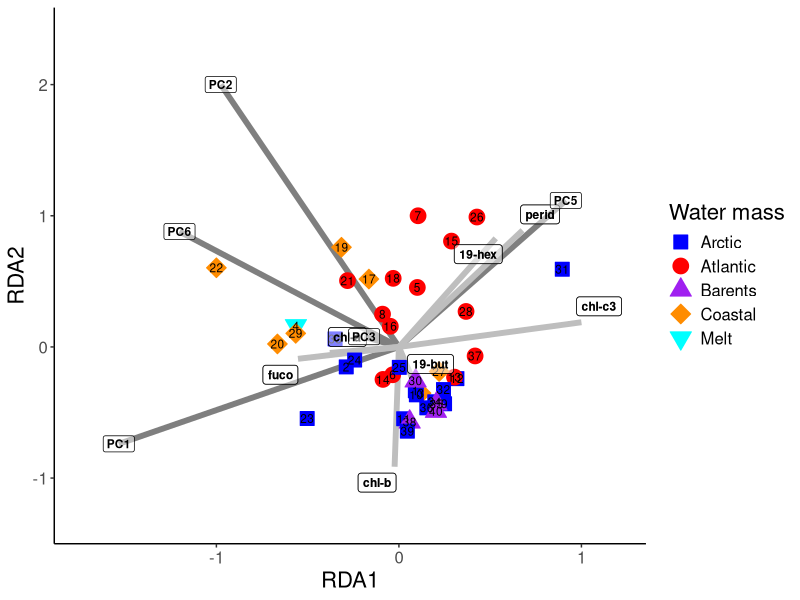
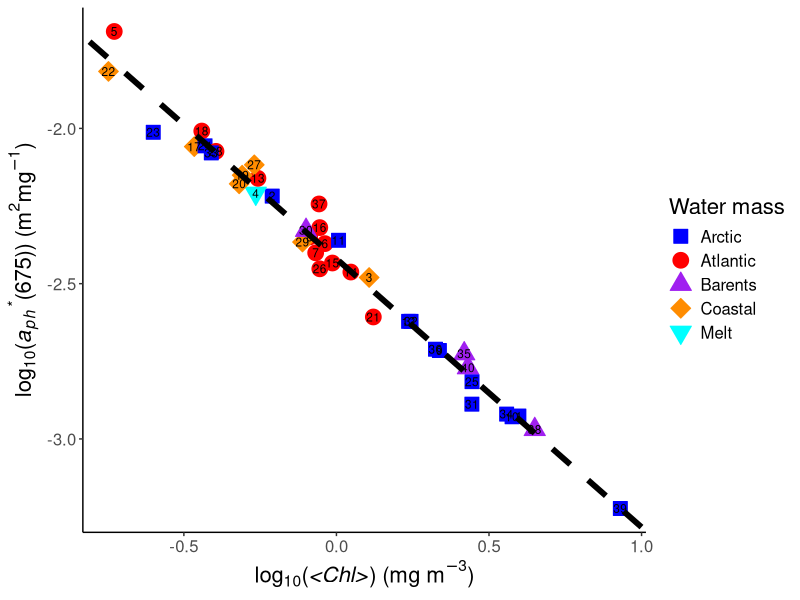
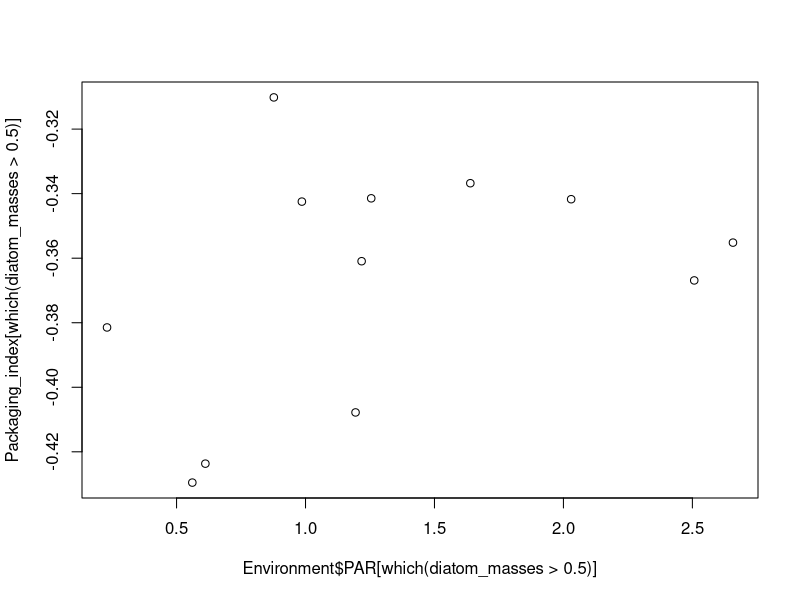
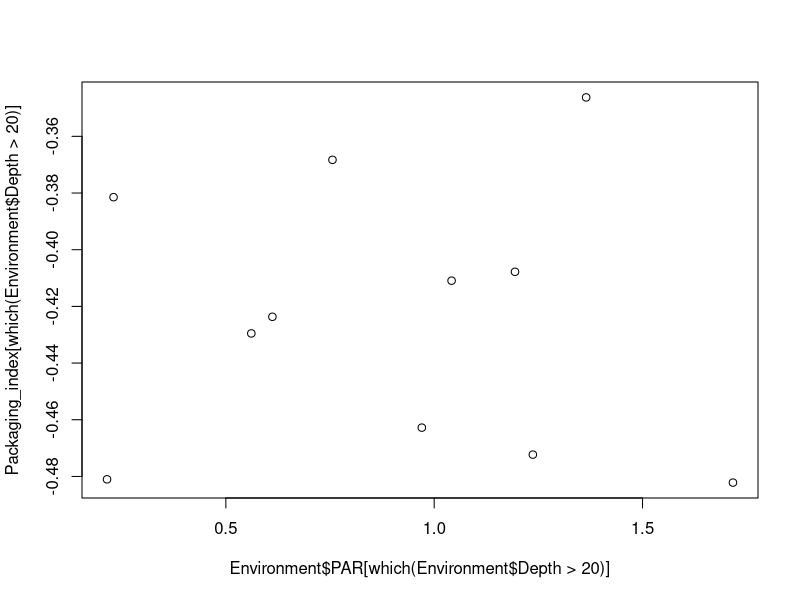
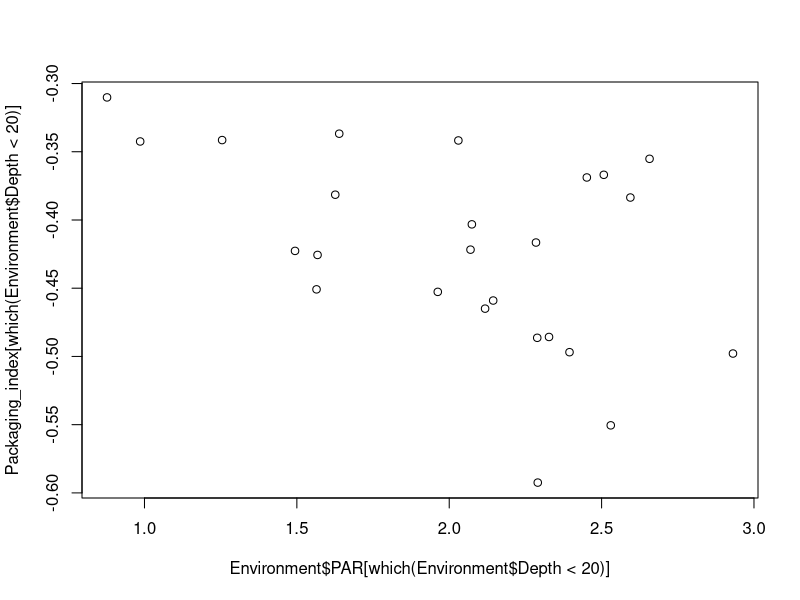
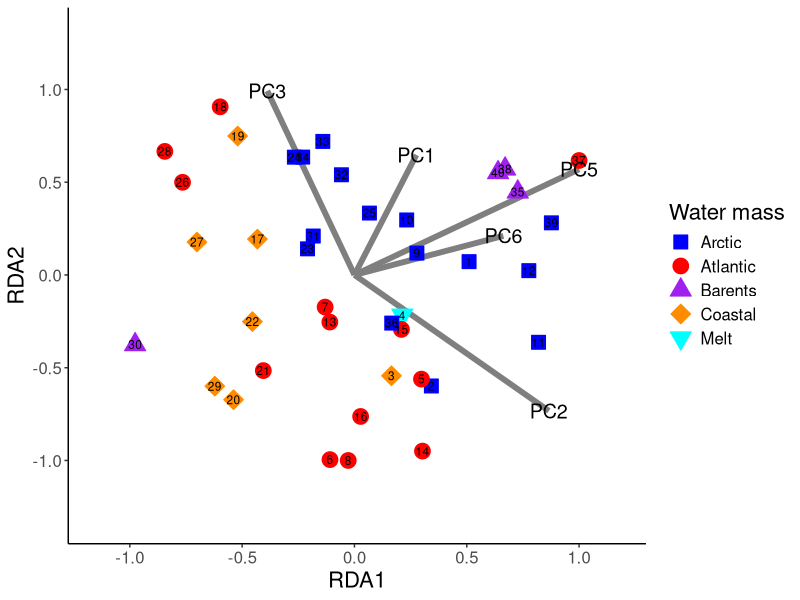
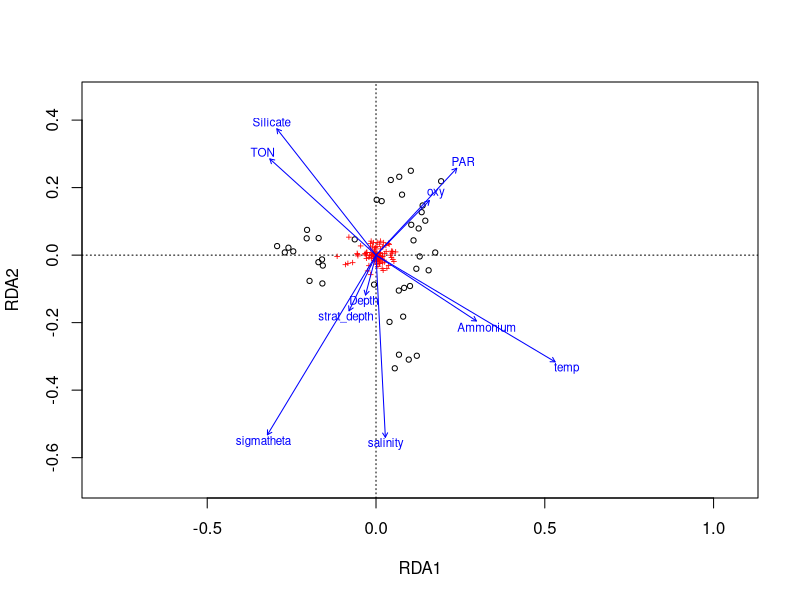
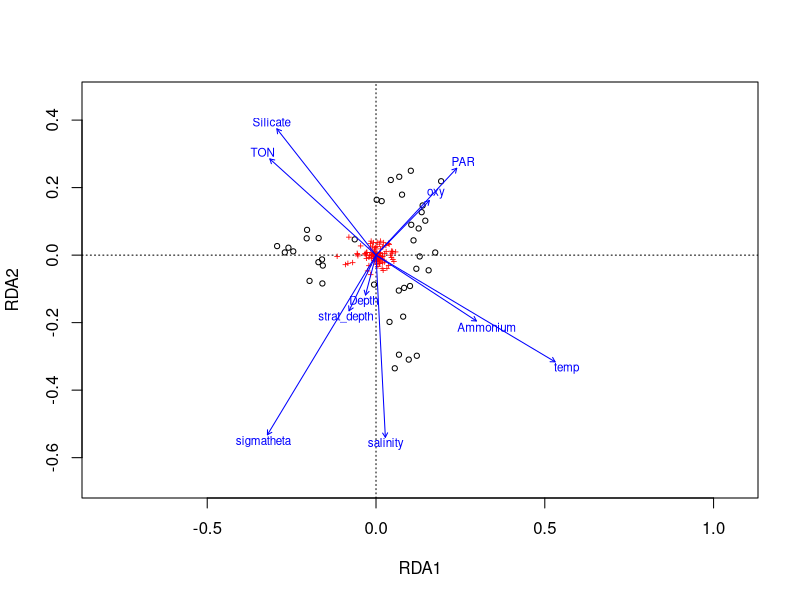

Here is the R script that generated these plots, in order:
# This script conducts statistical analyses in response to the 
# first round of reviewer comments from Reviewer 2
# for the manuscript ID: 860773

setwd('D:/Documents/Final_nutrients_sian')
# You will need to set the path to the location
# that you saved the following files
# 'Biomasses_40.csv'
# 'Environment_40.csv'
# 'Absorption_spectra_40.csv'
# 'Cell_counts_40.csv'
# 'Pigments_40.csv'
# If you do not have a package, run the code 'install.packages('package name')'

library('vegan')
# Code for multivariate statistical analyses
library(ggplot2)
# Plotting package
library(reshape2)
# Data tidying
library(cowplot)
# Extracting plot elements
library(ggpubr)
# Combine subplots

Biomasses<-read.csv('Biomasses_40.csv')
Environment<-read.csv('Environment_40.csv')
Absorption_spectra<-read.csv('Absorption_spectra_40.csv')
Cell_counts<-read.csv('Cell_counts_40.csv')
Pigments<-read.csv('Pigments_40.csv')
# Load the requisite datasets

Absorption_data<-Absorption_spectra[,5:355]/rowSums(Absorption_spectra[,5:355])
# Normalise to integral
Cell_data<- cbind(log10(Cell_counts[,5:110]+1),log10((Cell_counts[,111:114]*1000)+1))
Cell_data<-Cell_data/rowSums(Cell_data)
# Log10 + 1 transform, then normalise to integral
Pigment_data<-Pigments[,5:32]/rowSums(Pigments[,5:32])
# Normalise to integral

explan<-prcomp(Environment[,-c(11:14)],scale=T) 
# PCA decomposition

# Point 1
# What fraction of total variance do Redundancy Analyses explain?

cell_rda<-rda( Cell_data ~ . ,as.data.frame(explan$x))
optics_rda<-rda( Absorption_data ~ . ,as.data.frame(explan$x))
pigment_rda<-rda( Pigment_data ~ . ,as.data.frame(explan$x))
# Run analyses

cell_rda ; optics_rda ; pigment_rda 
# The total constrained variance is reported in each summmary

# Point 2
# What proportion of environmental variance is explained in each PC-axes
# in the PCA decomposition?

summary(explan) 
# Axial variances are reported in this summary

explan$rotation
# The PC-loadings can be viewed to reveal the meaning of individual axes

# Point 3
# Do the results for the analyses derived from pigment ratios change 
# if the pigments are normalised by their variances?

Scaled_Pigment_data<-Pigment_data
for(i in 1:(dim(Pigment_data)[2]) ){
Scaled_Pigment_data[,i]<-(Pigment_data[,i]/sd(Pigment_data[,i]))-mean(Pigment_data[,i])
}
# Perform variance normalisation

Scaled_Pigment_data<-Scaled_Pigment_data[,-5]
# Remove pigments that are invariant ahead of analysis


pigment_rda_scaled<-rda( Scaled_Pigment_data[,-5] ~ . ,as.data.frame(explan$x))
# Perform analysis

pigment_rda_scaled 
# Inspect summary of results

# Let us produce a plot of the RDA space

hydrog_vector<-rep('Barents',dim(Environment)[1] )
hydrog_vector[which(Environment$temp <0 & Environment$salinity <34.8)]<- 'Arctic' #Arw
hydrog_vector[which(Environment$temp >0 & Environment$temp <3 & Environment$salinity <34.8)]<- 'Melt' #Mw
hydrog_vector[which(Environment$temp >3 & Environment$salinity <34.8)]<- 'Coastal' #Cw
hydrog_vector[which(Environment$temp >3 & Environment$salinity >34.8)]<- 'Atlantic' #AtW
# Define a vector of the Watermass classifications of each sample

d2<-as.data.frame(cbind(scores(pigment_rda_scaled,display='sites'),
hydrog_vector))
d2[,1:2]<-as.matrix(sapply(d2[,1:2], as.character ))  
d2[,1:2]<-as.matrix(sapply(d2[,1:2], as.numeric ))  
d2[,1]<-d2[,1]/max(abs(d2[,1]))
d2[,2]<-d2[,2]/max(abs(d2[,2]))
colnames(d2)[3]<-'Watermass'

pigment_segments<-as.data.frame(cbind(rep(0,dim(Environment)[2]-4),rep(0,dim(Environment)[2]-4),
summary(pigment_rda_scaled)$biplot[,1],summary(pigment_rda_scaled)$biplot[,2]))/max(abs(summary(pigment_rda_scaled)$biplot))

pigment_segments<-pigment_segments/max(abs(pigment_segments))

pigment_var<-c(1,2,3,5,6)

#pigment_picks<-c(25,8,13,24,1,7,6)
pigment_picks<-c(24,7,11,23,1,6,5)
pigment_names<-c('chl-a','fuco','19-hex','chl-b','chl-c3','19-but','perid')

dpigments<-as.data.frame(cbind(rep(0,length(pigment_picks)),rep(0,length(pigment_picks)),
scores(pigment_rda_scaled,display='species')[pigment_picks,1],scores(pigment_rda_scaled,display='species')[pigment_picks,2])/ (max(abs(scores(pigment_rda_scaled,display='species')[pigment_picks,]))*1.2) )

dpigments<-dpigments/max(abs(dpigments))

library(ggrepel)
ggplot(data=d2,aes(x=RDA1,y=RDA2,col=Watermass))+
scale_x_continuous(expand = c(0.1, 0.1)) + scale_y_continuous(expand = c(0.15, 0.15))+
geom_segment(data=pigment_segments[pigment_var,]*2,aes(x=V1,y=V2,xend=V3,yend=V4),size=2,
alpha=1,color='gray50')+
geom_segment(data=dpigments,aes(x=V1,y=V2,xend=V3,yend=V4),size=2,
alpha=1,color='grey')+
geom_point(aes(shape=Watermass,col=Watermass,fill=Watermass),size=5,alpha=1)+
#scale_colour_manual("Watermass", values = c("Arctic" = "blue", "Atlantic" = "red", "Barents" = 'purple', "Coastal" = 'darkorange', "Melt" = 'cyan'))+
#scale_shape_manual("Watermass", values = c("Arctic" = 15, "Atlantic" = 16, "Barents" = 17, "Coastal" = 18, "Melt" = 19))+
scale_fill_manual("Water mass", values = c("Arctic" = "blue", "Atlantic" = "red", "Barents" = 'purple', "Coastal" = 'darkorange', "Melt" = 'cyan'))+
scale_colour_manual("Water mass", values = c("Arctic" = "blue", "Atlantic" = "red", "Barents" = 'purple', "Coastal" = 'darkorange', "Melt" = 'cyan'))+
scale_shape_manual("Water mass", values = c("Arctic" = 22, "Atlantic" = 21, "Barents" = 24, "Coastal" = 23, "Melt" = 25))+
geom_text(label=c(1:40),col='black',size=3)+
geom_label_repel(seed=1234,data=dpigments,aes(x=V3,y=V4),label=pigment_names,color='black',
size=3,fontface='bold',alpha=.5)+
geom_label_repel(seed=1234,data=dpigments,aes(x=V3,y=V4),label=pigment_names,color='black',
size=3,fontface='bold',alpha=1,fill=NA)+
geom_label(data=pigment_segments[pigment_var,]*2,aes(x=V3,y=V4),label=c(rownames(pigment_segments)[pigment_var]),color='black',
size=3,fontface='bold',alpha=.5,)+
theme(legend.position='right',
axis.line.x=element_line(),
axis.text.x=element_text(size=12),
axis.title.x=element_text(size=16),
axis.text.y=element_text(size=12),
axis.title.y=element_text(size=16),
legend.title=element_text(size=16),
legend.text=element_text(size=12),
axis.line.y=element_line(),
panel.background=element_blank())

Test_axes<- colnames(explan$rotation)
Env<-explan$x

for(i in 1: (dim(Environment[,-c(11:14)])[2]) ){
	temporary_rda<-anova(rda( Scaled_Pigment_data ~Env[,i],Z=Env[,-i]))
		print( c( 'proportion of variance explained', temporary_rda$V[1]/sum(temporary_rda$V), Test_axes[i] ) )
		print( c( 'p-value', temporary_rda$"Pr(>F)" [1], Test_axes[i] ) )
}

# Pure effects indicate PC1, PC2, PC5, PC6, PC10 are significant

Pigment_term_effects<-anova(pigment_rda_scaled, by="term")
# Term-wise effects indicate PC1, PC2, PC5, PC6, PC10 are significant

Pigment_margin_effects<-anova(pigment_rda_scaled, by="margin")
# Marginal effects indicate PC1, PC2, PC5, PC6, PC10 are significant




# Point 4
# Do Redundancy Analyses predominantly explain variance in phytoplankton community composition
# that could be attributed to variations in overall biomass or in photophysiological adaptation? 

# We will first test whether pigments are a faithful representation of variation in community structure
# (as opposed to forms of photophysiological adaptation orthogonal to community structure) 
# by performing a redundancy analysis to explore whether cell count structure is explained by pigment ratios

cells_pigments<-rda(Cell_data ~., Pigment_data)
# Some 81% of variance in the cell count data is constrained by variation in pigment ratios

anova(cells_pigments,by='term')
# A term-wise effect statistic indicates that a large number of pigment species underly this explained
# structure

PPC<- Pigment_data$a_carot + Pigment_data$b_carot + Pigment_data$zeaxanthin +
Pigment_data$alloxanthin + Pigment_data$diadinoxanthin

summary(lm(PPC~Environment$PAR))
# A significant p-value is reported (0.005) and a relatively low adjusted R^ (0.17)
# Indicating variation in photosynthetically active radiation significantly explains
# at least some variance in photo protective pigments (PPC)

Pigment_data_without_PPC<- Pigments[,c(5:17,19:21,23,25:30)]/rowSums(Pigments[,c(5:17,19:21,23,25:30)])

pigment_rda_without_PPC<-rda( Pigment_data_without_PPC ~ . ,as.data.frame(explan$x))
# about 39% of variance in these pigments is constrained by the environmental data
# this is broadly similar to the 42-46% constrained by the total suite of pigments

anova(pigment_rda_without_PPC,by='term')
# Fewer axes of environmental variance are identifies as explaining variance in the pigment dataset
# when PPC is removed

cells_pigment_rda_without_PPC<-rda( Cell_data ~ . ,Pigment_data_without_PPC)
# when photoprotective pigments are removed only 69% of variance in the cell count data is explained

# What about when PAR is removed from environmental variability?

explan_without_PAR<-prcomp(Environment[,-c(9,11:14)],scale=T) 
# PCA decomposition without PAR

pigment_rda_without_PAR<-rda( Pigment_data ~ . ,as.data.frame(explan_without_PAR$x))
# 41% of variance is constrained


# Let us be thorough and also undertake variance partitioning analyses


PPC<- Pigment_data$a_carot + Pigment_data$b_carot + Pigment_data$zeaxanthin +
Pigment_data$alloxanthin + Pigment_data$diadinoxanthin

PPC_data<-Pigment_data[,c(27,28,20,18,14)]

mod <- varpart (Cell_data, PPC_data, Pigment_data_without_PPC[-which(sapply(Pigment_data_without_PPC,sd)==0)])
mod <- varpart (Cell_data, PPC_data, Pigment_data_without_PPC[-c(5,22)]) # A test eliminating co-linear pigments

mod <- varpart (Absorption_data, PPC_data, Pigment_data_without_PPC[-which(sapply(Pigment_data_without_PPC,sd)==0)])
mod <- varpart (Absorption_data, PPC_data, Pigment_data_without_PPC[-c(5,22)]) # A test eliminating co-linear pigments

# Let us explore pigment packaging responds to variation in PAR, and what the cause of that might be

log_chla<-log10(Pigments$chl_a)
log_spec_abs<-log10(Absorption_data$X676/Pigments$chl_a)
# These two features should have a negative linear relationship 
# if pigment packaging evolves with (chl-a)

mod<-lm(log_spec_abs~log_chla)
# p value <2e-16, and adjusted R^2 of 0.98
# Very strong negative relationship


hydrog_vector<-rep('Barents',dim(Environment)[1] )
hydrog_vector[which(Environment$temp <0 & Environment$salinity <34.8)]<- 'Arctic' #Arw
hydrog_vector[which(Environment$temp >0 & Environment$temp <3 & Environment$salinity <34.8)]<- 'Melt' #Mw
hydrog_vector[which(Environment$temp >3 & Environment$salinity <34.8)]<- 'Coastal' #Cw
hydrog_vector[which(Environment$temp >3 & Environment$salinity >34.8)]<- 'Atlantic' #AtW
# Define a vector of the Watermass classifications of each sample

d<-as.data.frame(cbind(log_chla,log_spec_abs,hydrog_vector))
d[,1:2]<-as.matrix(sapply(d[,1:2], as.character ))  
d[,1:2]<-as.matrix(sapply(d[,1:2], as.numeric )) 
colnames(d)[3]<-'Watermass'
# Produce a dataframe

ggplot(data=d,aes(x=log_chla,y=log_spec_abs))+
#geom_point(size=5,alpha=1)+
geom_point(aes(shape=Watermass,col=Watermass,fill=Watermass),size=5,alpha=1)+ # Plot sample points 
scale_fill_manual("Water mass", values = c("Arctic" = "blue", "Atlantic" = "red", "Barents" = 'purple', "Coastal" = 'darkorange', "Melt" = 'cyan'))+
scale_colour_manual("Water mass", values = c("Arctic" = "blue", "Atlantic" = "red", "Barents" = 'purple', "Coastal" = 'darkorange', "Melt" = 'cyan'))+
scale_shape_manual("Water mass", values = c("Arctic" = 22, "Atlantic" = 21, "Barents" = 24, "Coastal" = 23, "Melt" = 25))+
geom_text(label=c(1:40),col='black',size=3)+ # Label points with unique numbers 
geom_abline(intercept=mod$coef[1],slope=mod$coef[2],size=2,linetype='dashed')+
ylab( expression(paste('log'[10],'(',italic('a'[ph]),italic(''^'*'),'(675))',' (',m^2,'mg'^-1,')')) )+
xlab( expression(paste('log'[10],'(',italic('<Chl>'),')',' (mg m'^-3,')' )))+
theme(legend.position='right',
axis.line.x=element_line(),
axis.text.x=element_text(size=12),
axis.title.x=element_text(size=16),
axis.text.y=element_text(size=12),
axis.title.y=element_text(size=16),
legend.title=element_text(size=16),
legend.text=element_text(size=12),
axis.line.y=element_line(),
panel.background=element_blank())
# Produce a plot

# Take log_spec_abs as an index of packaging
Packaging_index<-1/log_spec_abs


diatom_masses<-rowSums(Biomasses[,5:55])/rowSums(Biomasses[,5:110])
dinoflagellate_masses<-(rowSums(Biomasses[,56:98])/(rowSums(Biomasses[,5:110])))
ciliate_masses<-(rowSums(Biomasses[,99:110])/(rowSums(Biomasses[,5:110])))
# Relative contribution of diatoms/different groups to microphytoplankton


plot(Environment$PAR[which(diatom_masses>.5)],Packaging_index[which(diatom_masses>.5)])
summary(lm(Packaging_index[which(diatom_masses>.5)]~Environment$PAR[which(diatom_masses>.5)]))

plot(Environment$PAR[which(Environment$Depth>20)],Packaging_index[which(Environment$Depth>20)])
summary(lm(Packaging_index[which(Environment$Depth>20)]~Environment$PAR[which(Environment$Depth>20)]))

plot(Environment$PAR[which(Environment$Depth<20)],Packaging_index[which(Environment$Depth<20)])
summary(lm(Packaging_index[which(Environment$Depth<20)]~Environment$PAR[which(Environment$Depth<20)]))

summary(lm(Packaging_index[which(Environment$Depth<20)]~Environment$PAR[which(Environment$Depth<20)]
+diatom_masses[which(Environment$Depth<20)]))


# Diatom-rich and sub-surface subsets do not reveal interesting dependencies of packaing index upon PAR

# Point 5
# Are the results in the presented manuscript mostly driven by diatoms?

# This can be tested by excluding diatom taxa from the cell counts data and re-performing analyses, 
# to see whether they differ substantialy from the original analyses based on cell counts.

Cell_data<- cbind(log10(Cell_counts[,5:110]+1),log10((Cell_counts[,111:114]*1000)+1))
Cell_data_without_diatoms<-Cell_data[,-c(1:51)]/rowSums(Cell_data[,-c(1:51)])

cell_rda_without_diatoms<-rda( Cell_data_without_diatoms ~ . , as.data.frame(explan$x))
# 36% of variance in non-diatom cell count structure is constrained by the environmental variables

for(i in 1: (dim(Environment[,-c(11:14)])[2]) ){ # for each environmental axis
	temporary_rda<-anova(rda( Cell_data_without_diatoms ~Env[,i],Z=Env[,-i])) # produce a Redundancy Analysis which partials-out all other axes
		print( c( 'proportion of variance explained', temporary_rda$V[1]/sum(temporary_rda$V), Test_axes[i] ) )
		print( c( 'p-value', temporary_rda$"Pr(>F)" [1], Test_axes[i] ) )
		# Print the explained variance and p-value derived from permutation 
}
# Pure effect statistics show that PC1, PC2, PC3, PC5, are significant explainers of cell count structure without
# diatoms

anova(cell_rda_without_diatoms, by="term")
# Term-wise effect statistics agree
anova(cell_rda_without_diatoms, by="margin")
# Marginal effect statistics agree

# Now we will produce a triplot for visual inspection


hydrog_vector<-rep('Barents',dim(Environment)[1] )
hydrog_vector[which(Environment$temp <0 & Environment$salinity <34.8)]<- 'Arctic' #Arw
hydrog_vector[which(Environment$temp >0 & Environment$temp <3 & Environment$salinity <34.8)]<- 'Melt' #Mw
hydrog_vector[which(Environment$temp >3 & Environment$salinity <34.8)]<- 'Coastal' #Cw
hydrog_vector[which(Environment$temp >3 & Environment$salinity >34.8)]<- 'Atlantic' #AtW
# Define a vector of the Watermass classifications of each sample

d<-as.data.frame(cbind(scores(cell_rda_without_diatoms,display='sites'),
hydrog_vector))
d[,1:2]<-as.matrix(sapply(d[,1:2], as.character ))  
d[,1:2]<-as.matrix(sapply(d[,1:2], as.numeric ))  
d[,1]<-d[,1]/max(abs(d[,1]))
d[,2]<-d[,2]/max(abs(d[,2]))
colnames(d)[3]<-'Watermass'
# Make a dataframe for the cell counts analysis

cell_segments<-as.data.frame(cbind(rep(0,dim(Environment)[2]-4),rep(0,dim(Environment)[2]-4),
summary(cell_rda)$biplot[,1],summary(cell_rda)$biplot[,2]))/max(abs(summary(cell_rda)$biplot))
# Triplot vectors for environmental variance axes

cell_segments<-cell_segments/max(abs(cell_segments))
# Normalise

cell_var<-c(1,2,3,5,6)
# The chosen axes for plotting (those identified as significant in the significance testing script)



ggplot(data=d,aes(x=RDA1,y=RDA2,col=Watermass))+ # Plot with cell RDA data and watermass properties
ylim(c(-1,1))+
xlim(c(-1,1))+ # Set axis limits
scale_x_continuous(expand = c(0.1, 0.1)) + scale_y_continuous(expand = c(0.15, 0.15))+ 
geom_segment(data=cbind(cell_segments[cell_var,]),aes(x=V1,y=V2,xend=V3,yend=V4),size=2, 
alpha=1,color='gray50')+ # Plot vectors for environmental axes
geom_point(aes(shape=Watermass,col=Watermass,fill=Watermass),size=5,alpha=1)+ # Plot sample points 
scale_fill_manual("Water mass", values = c("Arctic" = "blue", "Atlantic" = "red", "Barents" = 'purple', "Coastal" = 'darkorange', "Melt" = 'cyan'))+
scale_colour_manual("Water mass", values = c("Arctic" = "blue", "Atlantic" = "red", "Barents" = 'purple', "Coastal" = 'darkorange', "Melt" = 'cyan'))+
scale_shape_manual("Water mass", values = c("Arctic" = 22, "Atlantic" = 21, "Barents" = 24, "Coastal" = 23, "Melt" = 25))+
geom_text(label=c(1:40),col='black',size=3)+ # Label points with unique numbers 
geom_text(data=cell_segments[cell_var,]*1,aes(x=V3,y=V4),label=c(colnames(explan$x)[cell_var]),color='black',
size=5)+ # Add environmental axis labels 
theme(legend.position='right',
axis.line.x=element_line(),
axis.text.x=element_text(size=12),
axis.title.x=element_text(size=16),
axis.text.y=element_text(size=12),
axis.title.y=element_text(size=16),
legend.title=element_text(size=16),
legend.text=element_text(size=12),
axis.line.y=element_line(),
panel.background=element_blank())

# Which species are controlling variation along RDA-1 in the analysis without diatoms?
cell_rda_without_diatoms$CCA$v[,1][order(cell_rda_without_diatoms$CCA$v[,1])]
# The most extreme values will tell you which species are most distinct along this axis


# Point 6
# Are the results of the redundancy analyses in the original manuscript significantly explained
# by variation in overall biomass?

Biomasses<-read.csv('Biomasses_40.csv')
Overall_biomass<-rowSums(Biomasses[,-c(1:4)])

Biomasses<-read.csv('Biomasses_40.csv')
Environment<-read.csv('Environment_40.csv')
Absorption_spectra<-read.csv('Absorption_spectra_40.csv')
Cell_counts<-read.csv('Cell_counts_40.csv')
Pigments<-read.csv('Pigments_40.csv')
# Load the requisite datasets

Absorption_data<-Absorption_spectra[,5:355]/rowSums(Absorption_spectra[,5:355])
# Normalise to integral
Cell_data<- cbind(log10(Cell_counts[,5:110]+1),log10((Cell_counts[,111:114]*1000)+1))
Cell_data<-Cell_data/rowSums(Cell_data)
# Log10 + 1 transform, then normalise to integral
Pigment_data<-Pigments[,5:32]/rowSums(Pigments[,5:32])
# Normalise to integral

cell_rda<-rda( Cell_data ~ . ,as.data.frame(explan$x))
optics_rda<-rda( Absorption_data ~ . ,as.data.frame(explan$x))
pigment_rda<-rda( Pigment_data ~ . ,as.data.frame(explan$x))
# Run analyses


summary(lm(summary(cell_rda)$sites[,1]~Overall_biomass))
# significant but weak relationship of RDA-1 cells to overall biomass
summary(lm(summary(cell_rda)$sites[,2]~Overall_biomass))
# no clear dependency of RDA-2 cells on overall biomass

summary(lm(summary(pigment_rda)$sites[,1]~Overall_biomass))
# significant but weak relationship of RDA-1 pigments to overall biomass
summary(lm(summary(pigment_rda)$sites[,2]~Overall_biomass))
# no clear dependency of RDA-2 pigments on overall biomass

summary(lm(summary(optics_rda)$sites[,1]~Overall_biomass))
# significant but weak relationship of RDA-1 absorption spectra to overall biomass
summary(lm(summary(optics_rda)$sites[,2]~Overall_biomass))
# no clear dependency of RDA-2 absorption spectra on overall biomass

# Point 7
# Point 7 did not require new code to answer

# Point 8 
# does scaling the environmental input variables before analysis in RDA change the results?
# (It shouldn't because correlation structure is scaled in vegan's rda function)

cell_rda<-rda( Cell_data ~ . ,Environment[,-c(11:14)])

Scaled_Environment<-Environment[,-c(11:14)]
for(i in 1:(dim(Scaled_Environment)[2]) ){
Scaled_Environment[,i]<-(Scaled_Environment[,i]/sd(Scaled_Environment[,i]))-mean(Scaled_Environment[,i])
}
# scale environmental variables by their variances

cell_rda_scaled_environment<-rda(Cell_data ~ .,Scaled_Environment)
# reperform analysis

plot(cell_rda) ; dev.new() ; plot(cell_rda_scaled_environment)
# You can satisfy yourself the results are arithemtically near-identical

# Point 9
# Can we be certain that seasonal succession and Atlantic influence drive significant structure in the
# RDA analyses?

Julian<-Biomasses$Julian
# Julian day of the year that biomass samples were taken
Order<-order(Julian) # you can choose to order by diatom_masses instead if you wish
J<-(Julian/365)*12 # Quick conversion of Julian day to months (rough)

summary(lm(J ~ summary(cell_rda)$sites[,1] + summary(cell_rda)$sites[,2]))
# The month the samples were collected in is a strong function of both 
# leading RDA axes in the cell count data

summary(lm(J ~ summary(pigment_rda)$sites[,1] + summary(pigment_rda)$sites[,2]))
# The month the samples were collected in is a moderate function of RDA-1, but is 
# not clearly related to RDA-2

summary(lm(J ~ summary(optics_rda)$sites[,1] + summary(optics_rda)$sites[,2]))
# The month the samples were collected in is a moderate function of RDA-1, but is 
# not clearly related to RDA-2

# How can we tell whether Atlantic identify of samples is a significant variable structuring the
# distribution of site scores in the redundancy analyses? 
# We can use multiple anova, to see whether there is a separation of means by water mass group

Atlantic_vector<-hydrog_vector
Atlantic_vector[which(Atlantic_vector != 'Atlantic')]<-'Not_Atlantic'
# Atlantic_vector[which(hydrog_vector == 'Coastal')]<-'Coastal'
# Uncomment this line if you want to consider coastal water mass samples independently
# Atlantic_vector[which(hydrog_vector == 'Coastal')]<-'Atlantic'
# Uncomment this line if you wish to groap coastal water mass samples with Atlantic samples

cell_manova_data<-as.data.frame(cbind(summary(cell_rda)$sites,Atlantic_vector))
colnames(cell_manova_data)<-c('RDA1','RDA2','RDA3','RDA4','RDA5','RDA6','WaterMass')
cell_manova_data$WaterMass<-as.character(cell_manova_data$WaterMass)
for(i in 1:6){
	cell_manova_data[,i]<-as.numeric(as.character(cell_manova_data[,i]))
}
rownames(cell_manova_data)<-NULL
cell_manova<-manova( cbind(RDA1,RDA2,RDA3,RDA4,RDA5,RDA6) ~ WaterMass, data=cell_manova_data)
summary.aov(cell_manova)
# This result suggests that Atlantic status significantly determines point dispersion along 
# axes RDA1 and RDA2
# The p values are 0.03 and 0.004


pigment_manova_data<-as.data.frame(cbind(summary(pigment_rda)$sites,Atlantic_vector))
colnames(pigment_manova_data)<-c('RDA1','RDA2','RDA3','RDA4','RDA5','RDA6','WaterMass')
pigment_manova_data$WaterMass<-as.character(pigment_manova_data$WaterMass)
for(i in 1:6){
	pigment_manova_data[,i]<-as.numeric(as.character(pigment_manova_data[,i]))
}
rownames(pigment_manova_data)<-NULL
pigment_manova<-manova( cbind(RDA1,RDA2,RDA3,RDA4,RDA5,RDA6) ~ WaterMass, data=pigment_manova_data)
summary.aov(pigment_manova)
# This result suggests that Atlantic status significantly structures variance over
# RDA1 but not RDA2 (p = 0.003 and p = 0.07)

optics_manova_data<-as.data.frame(cbind(summary(optics_rda)$sites,Atlantic_vector))
colnames(optics_manova_data)<-c('RDA1','RDA2','RDA3','RDA4','RDA5','RDA6','WaterMass')
optics_manova_data$WaterMass<-as.character(optics_manova_data$WaterMass)
for(i in 1:6){
	optics_manova_data[,i]<-as.numeric(as.character(optics_manova_data[,i]))
}
rownames(optics_manova_data)<-NULL
optics_manova<-manova( cbind(RDA1,RDA2,RDA3,RDA4,RDA5,RDA6) ~ WaterMass, data=optics_manova_data)
summary.aov(optics_manova)
# This result shows that Atlantic status is not significantly related to variance over
# RDA1 and RDA2, (p = 0.13 and p = 0.6)
# However, we note on inspecting original manuscript Figure 6C that there is an over-lap of Atlantic
# samples with Coastal samples in RDA1-2 space.
# If Coastal samples are treated as their own class, then water mass variation is significantly 
# related to RDA1 (p = 0.00014)
# and if Coastal samples are grouped with Atlantic samples, then water mass is very
# clearly related to RDA1 (p = 9.4e-05). 


# What about if we try to remove the effects of diachronous sampling? 
# For RDA axes that are significantly related to the time-of-sampling we need to 
# perform a linear model of axis score against time-of-sampling, and then extract the 
# residual.
# The MANOVA analysis can then be re-performed to see whether signal remains. 

RDA1r<-lm(summary(cell_rda)$sites[,1]~J)$residuals
RDA2r<-lm(summary(cell_rda)$sites[,2]~J)$residuals

cell_manova_data<-as.data.frame(cbind(RDA1r,RDA2r,Atlantic_vector))
colnames(cell_manova_data)<-c('RDA1','RDA2','WaterMass')
cell_manova_data$WaterMass<-as.character(cell_manova_data$WaterMass)
for(i in 1:2){
	cell_manova_data[,i]<-as.numeric(as.character(cell_manova_data[,i]))
}
rownames(cell_manova_data)<-NULL
cell_manova<-manova( cbind(RDA1,RDA2) ~ WaterMass, data=cell_manova_data)
summary.aov(cell_manova)


RDA1r<-lm(summary(pigment_rda)$sites[,1]~J)$residuals
RDA2r<-summary(pigment_rda)$sites[,2]

pigment_manova_data<-as.data.frame(cbind(RDA1r,RDA2r,Atlantic_vector))
colnames(pigment_manova_data)<-c('RDA1','RDA2','WaterMass')
pigment_manova_data$WaterMass<-as.character(pigment_manova_data$WaterMass)
for(i in 1:2){
	pigment_manova_data[,i]<-as.numeric(as.character(pigment_manova_data[,i]))
}
rownames(pigment_manova_data)<-NULL
pigment_manova<-manova( cbind(RDA1,RDA2) ~ WaterMass, data=pigment_manova_data)
summary.aov(pigment_manova)


RDA1r<-lm(summary(optics_rda)$sites[,1]~J)$residuals
RDA2r<-summary(optics_rda)$sites[,2]

optics_manova_data<-as.data.frame(cbind(RDA1r,RDA2r,Atlantic_vector))
colnames(optics_manova_data)<-c('RDA1','RDA2','WaterMass')
optics_manova_data$WaterMass<-as.character(optics_manova_data$WaterMass)
for(i in 1:2){
	optics_manova_data[,i]<-as.numeric(as.character(optics_manova_data[,i]))
}
rownames(optics_manova_data)<-NULL
optics_manova<-manova( cbind(RDA1,RDA2) ~ WaterMass, data=optics_manova_data)
summary.aov(optics_manova)


# Now we move on to the minor comments section


# Let us produce a table of the most abdundant microphytoplankton taxa in each water mass

setwd('D:/Documents/Final_nutrients_sian')
Cell_counts<-read.csv('Cell_counts_40.csv')
Biomasses<-read.csv('Biomasses_40.csv')
Environment<-read.csv('Environment_40.csv')

hydrog_vector<-rep('Barents',dim(Environment)[1] )
hydrog_vector[which(Environment$temp <0 & Environment$salinity <34.8)]<- 'Arctic' #Arw
hydrog_vector[which(Environment$temp >0 & Environment$temp <3 & Environment$salinity <34.8)]<- 'Melt' #Mw
hydrog_vector[which(Environment$temp >3 & Environment$salinity <34.8)]<- 'Coastal' #Cw
hydrog_vector[which(Environment$temp >3 & Environment$salinity >34.8)]<- 'Atlantic' #AtW
# Define a vector of the Watermass classifications of each sample


colSums(Cell_counts[which(hydrog_vector=='Arctic'),5:110])[
order(colSums(Cell_counts[which(hydrog_vector=='Arctic'),5:110]))]

colSums(Cell_counts[which(hydrog_vector=='Atlantic'),5:110])[
order(colSums(Cell_counts[which(hydrog_vector=='Atlantic'),5:110]))]

colSums(Cell_counts[which(hydrog_vector=='Barents'),5:110])[
order(colSums(Cell_counts[which(hydrog_vector=='Barents'),5:110]))]

colSums(Cell_counts[which(hydrog_vector=='Coastal'),5:110])[
order(colSums(Cell_counts[which(hydrog_vector=='Coastal'),5:110]))]

colSums(Cell_counts[which(hydrog_vector=='Melt'),5:110])[
order(colSums(Cell_counts[which(hydrog_vector=='Melt'),5:110]))]

colSums(Biomasses[which(hydrog_vector=='Arctic'),5:110])[
order(colSums(Biomasses[which(hydrog_vector=='Arctic'),5:110]))]

colSums(Biomasses[which(hydrog_vector=='Atlantic'),5:110])[
order(colSums(Biomasses[which(hydrog_vector=='Atlantic'),5:110]))]

colSums(Biomasses[which(hydrog_vector=='Barents'),5:110])[
order(colSums(Biomasses[which(hydrog_vector=='Barents'),5:110]))]

colSums(Biomasses[which(hydrog_vector=='Coastal'),5:110])[
order(colSums(Biomasses[which(hydrog_vector=='Coastal'),5:110]))]

colSums(Biomasses[which(hydrog_vector=='Melt'),5:110])[
order(colSums(Biomasses[which(hydrog_vector=='Melt'),5:110]))]

# What is the minimum number of cells recorded in a sample?

range(rowSums(Cell_counts[,5:110]))


